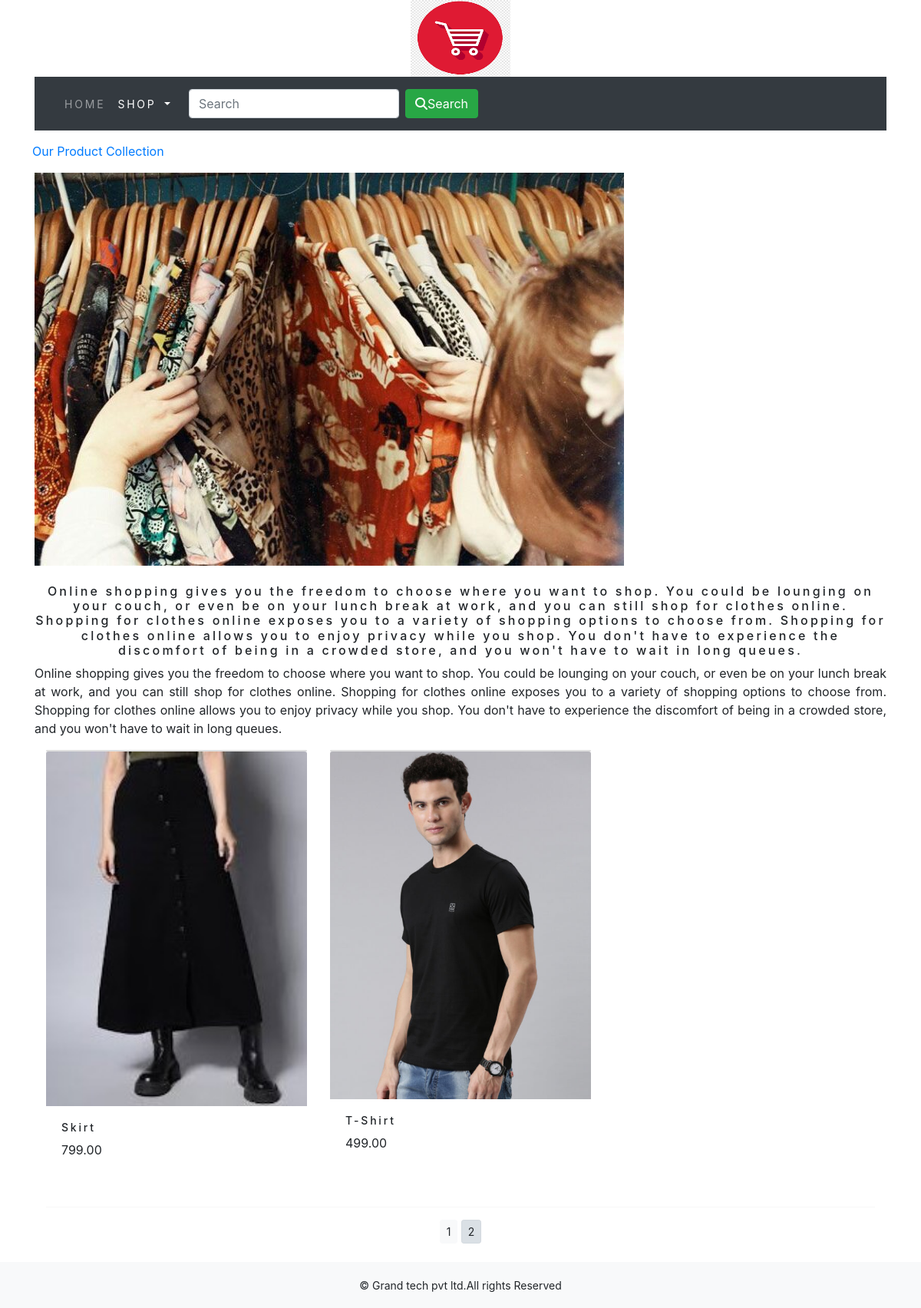
Screenshot of /shop/dresses/?page=2 with the database file from the repository.
### shop/models.py (models this page shows, shortened)
class Category(models.Model):
    name = models.CharField(max_length=250,unique=True)
    slug = models.SlugField(max_length=250,unique=True)
    description = models.TextField(blank=True)
    image = models.ImageField(upload_to='category', blank=True)
    class Meta:
        ordering = ('name',)
        verbose_name = 'category'
        verbose_name_plural = 'categories'
    def get_url(self):
        return reverse('shop:products_by_category', args=[self.slug])

class Product(models.Model):
    name = models.CharField(max_length=250, unique=True)
    slug = models.SlugField(max_length=250, unique=True)
    description = models.TextField(blank=True)
    price = models.DecimalField(max_digits=10, decimal_places=2)
    category = models.ForeignKey(Category, on_delete=models.CASCADE)
    image = models.ImageField(upload_to='product', blank=True)
    stock = models.IntegerField()
    available = models.BooleanField(default=True)
    created = models.DateTimeField(auto_now_add=True)
    updated = models.DateTimeField(auto_now=True)
    def get_url(self):
        return reverse('shop:prodCatdetail',args=[self.category.slug, self.slug])
    class Meta:
        ordering = ('name',)
        verbose_name = 'product'
        verbose_name_plural = 'products'

### shop/views.py (the view)
# urls.py: path('', views.allProdCat, name='allProdCat'),
def allProdCat(request, c_slug = None):
    c_page=None
    products_list=None
    if c_slug!=None:
        c_page = get_object_or_404(Category, slug=c_slug)
        products_list = Product.objects.all().filter(category=c_page, available=True)
    else:
        products_list = Product.objects.all().filter(available=True)
    paginator = Paginator(products_list, 6)
    try:
        page = int(request.GET.get('page', '1'))
    except:
        page = 1
    try:
        products = paginator.page(page)
    except (EmptyPage, InvalidPage):
        products = paginator.page(paginator.num_pages)
    return render(request, "category.html", {'category': c_page, 'products': products})

### cart/context_processors.py (called while the page is built)
def counter(request):
    item_count = 0
    if 'admin' in request.path:
        return {}
    else:
        try:
            cart = Cart.objects.filter(cart_id=_cart_id(request))
            car_items = CartItem.objects.all().filter(cart=cart[:1])
            for cart_item in car_items:
                item_count += cart_item.quantity
        except Cart.DoesNotExist:
            item_count = 0
    return dict(item_count=item_count)

### cart/views.py (called while the page is built)
def _cart_id(request):
    cart = request.session.session_key
    if not cart:
        cart = request.session.create()
    return cart

### shop/context_processors.py (called while the page is built)
def menu_links(request):
    links = Category.objects.all()
    return dict(links=links)

### templates/category.html (shortened to what this page needs)
{% extends 'base.html' %}
{% load static %}
{% block content %}
{% if category %}
    <div>
       <div class="row my_row_class">
           <div class="mx-auto">
        <p><a href="{% url 'shop:allProdCat' %}">Our Product Collection</a></p>
           </div>
       </div>
    </div>
    {% endif %}
<div class="mx_auto">
    {% if category %}
    <img class="my_image" src="{{category.image.url}}" alt="{{category.name}}">
</div>
    <br>
<div>
        <h1 class="text-center my_tittle">{{category.description}}</h1>
        <p class="text-justify">{{category.description}}</p>
</div>
    {% endif %}
<div class="container">
    <div class="row mx_auto">
        {% for product in products.object_list %}
        <div class="my_bottom_margin col-9 col-sm-12 col-md-4 xol-lg-4">
            <div class="card text-center" style="min-width:18rem;">
            </div>
            <a href="{{product.get_url}}"><img class="card-img-top my_image" src="{{product.image.url}}" alt="{{Product.name}}"></a>
            <div class="card-body">
                <h4>{{product.name}}</h4>
                <p>{{product.price}}</p>
            </div>
        </div>
        {% endfor %}
    </div>
    <div class="mx-auto">
        {% if products.paginator.num_pages > 1 %}
        <hr>
        <div class="text-center">
            {% for pg in products.paginator.page_range %}
                <a href="?page={{pg}}" class="btn btn-light btn-sm {% if products.number == pg %} active {% endif %}">{{pg}}</a>
            {% endfor %}
        </div>
        {% endif %}
    </div>
    <br>
</div>
{% endblock %}

### static/css/custom.css (style rules this page uses)
body { font-family: 'Roboto', sans-serif; }
.my_row_class { padding-top:15px; }
.my_tittle { font-size:16px; text_transform:uppercase; letter-spacing:.2em; }
.my_bottom_margin { margin-bottom:10px; }
.card-body h4 { font-size:14px; text_transform:uppercase; letter-spacing:.2em; }

### rows the page displays
Category: image (picture), description "Online shopping gives you the freedom to choose where you want to shop. You could be lounging on your couch, or even be on your lunch break at work, and you can still shop for clothes online. Shopping for clothes online exposes you to a variety of shopping options to choose from. Shopping for clothes online allows you to enjoy privacy while you shop. You don't have to experience the discomfort of being in a crowded store, and you won't have to wait in long queues."
Product: image (picture), name "Skirt", price "799.00"
Product: image (picture), name "T-Shirt", price "499.00"

### other values shown
{{ pg }} "1" "2"
